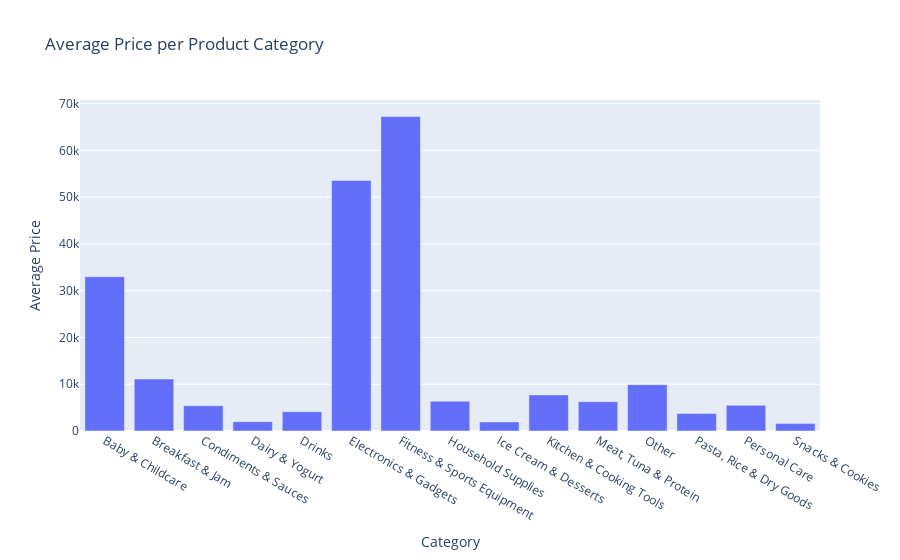

Write notebook code for a chart like this one.
### Code cell
fig = px.bar(avg_price_category, x='Category', y='Average Price', title='Average Price per Product Category')
fig.show()

### Figure 1 — Plotly figure (JSON) as saved in the notebook; plotly's stock layout.template omitted (floating-point values rounded to 4 significant figures)
{"data": [{"hovertemplate": "Category=%{x}<br>Average Price=%{y}<extra></extra>", "legendgroup": "", "marker": {"color": "#636efa", "pattern": {"shape": ""}}, "name": "", "orientation": "v", "showlegend": false, "textposition": "auto", "type": "bar", "x": ["Baby & Childcare", "Breakfast & Jam", "Condiments & Sauces", "Dairy & Yogurt", "Drinks", "Electronics & Gadgets", "Fitness & Sports Equipment", "Household Supplies", "Ice Cream & Desserts", "Kitchen & Cooking Tools", "Meat, Tuna & Protein", "Other", "Pasta, Rice & Dry Goods", "Personal Care", "Snacks & Cookies"], "xaxis": "x", "y": [32970.0, 11110.0, 5390.0, 2001.0, 4125.0, 53550.0, 67220.0, 6370.0, 1942.0, 7711.0, 6270.0, 9898.0, 3734.0, 5488.0, 1582.0], "yaxis": "y"}], "layout": {"barmode": "relative", "legend": {"tracegroupgap": 0}, "title": {"text": "Average Price per Product Category"}, "xaxis": {"anchor": "y", "domain": [0, 1], "title": {"text": "Category"}}, "yaxis": {"anchor": "x", "domain": [0, 1], "title": {"text": "Average Price"}}}}
